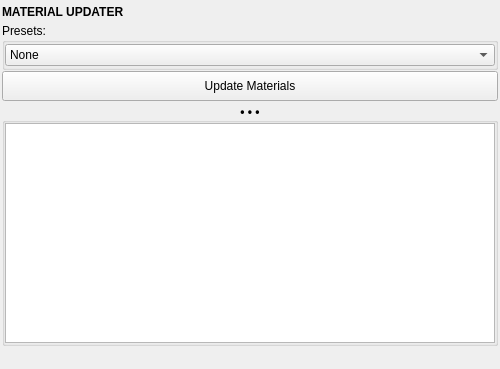
<?xml version="1.0" encoding="UTF-8"?>
<ui version="4.0">
 <class>QtUi</class>
 <widget class="QMainWindow" name="QtUi">
  <property name="enabled">
   <bool>true</bool>
  </property>
  <property name="geometry">
   <rect>
    <x>0</x>
    <y>0</y>
    <width>500</width>
    <height>369</height>
   </rect>
  </property>
  <property name="windowTitle">
   <string>Material Updater</string>
  </property>
  <property name="accessibleDescription">
   <string>Rework scene materials for a target workflow, packing or unpacking texture maps.</string>
  </property>
  <widget class="QWidget" name="central_widget">
   <property name="minimumSize">
    <size>
     <width>500</width>
     <height>0</height>
    </size>
   </property>
   <layout class="QVBoxLayout" name="verticalLayout">
    <property name="spacing">
     <number>2</number>
    </property>
    <property name="leftMargin">
     <number>2</number>
    </property>
    <property name="topMargin">
     <number>2</number>
    </property>
    <property name="rightMargin">
     <number>2</number>
    </property>
    <property name="bottomMargin">
     <number>2</number>
    </property>
    <item>
     <widget class="Header" name="header">
      <property name="minimumSize">
       <size>
        <width>0</width>
        <height>19</height>
       </size>
      </property>
      <property name="font">
       <font>
        <weight>75</weight>
        <bold>true</bold>
       </font>
      </property>
      <property name="text">
       <string>MATERIAL UPDATER</string>
      </property>
     </widget>
    </item>
    <item>
     <layout class="QVBoxLayout" name="main_grp">
      <property name="spacing">
       <number>1</number>
      </property>
      <item>
       <widget class="QGroupBox" name="presets_grp">
        <property name="title">
         <string>Presets:</string>
        </property>
        <layout class="QGridLayout" name="gridLayout">
         <property name="leftMargin">
          <number>0</number>
         </property>
         <property name="topMargin">
          <number>1</number>
         </property>
         <property name="rightMargin">
          <number>0</number>
         </property>
         <property name="bottomMargin">
          <number>1</number>
         </property>
         <property name="spacing">
          <number>1</number>
         </property>
         <item row="0" column="0" colspan="2">
          <widget class="ComboBox" name="cmb001">
           <property name="toolTip">
            <string>Select the workflow preset.</string>
           </property>
           <item>
            <property name="text">
             <string>None</string>
            </property>
           </item>
          </widget>
         </item>
        </layout>
       </widget>
      </item>
      <item>
       <widget class="QPushButton" name="b001">
        <property name="minimumSize">
         <size>
          <width>0</width>
          <height>30</height>
         </size>
        </property>
        <property name="text">
         <string>Update Materials</string>
        </property>
       </widget>
      </item>
     </layout>
    </item>
    <item>
     <widget class="CollapsableGroup" name="output_grp">
      <property name="font">
       <font>
        <weight>75</weight>
        <bold>true</bold>
       </font>
      </property>
      <property name="title">
       <string>• • •</string>
      </property>
      <property name="alignment">
       <set>Qt::AlignCenter</set>
      </property>
      <layout class="QVBoxLayout" name="verticalLayout_4">
       <property name="spacing">
        <number>1</number>
       </property>
       <property name="leftMargin">
        <number>0</number>
       </property>
       <property name="topMargin">
        <number>0</number>
       </property>
       <property name="rightMargin">
        <number>0</number>
       </property>
       <property name="bottomMargin">
        <number>0</number>
       </property>
       <item>
        <widget class="QTextBrowser" name="txt001">
         <property name="verticalScrollBarPolicy">
          <enum>Qt::ScrollBarAlwaysOff</enum>
         </property>
         <property name="sizeAdjustPolicy">
          <enum>QAbstractScrollArea::AdjustIgnored</enum>
         </property>
         <property name="openLinks">
          <bool>false</bool>
         </property>
         <property name="openExternalLinks">
          <bool>false</bool>
         </property>
        </widget>
       </item>
      </layout>
     </widget>
    </item>
    <item>
     <widget class="Footer" name="footer" native="true">
      <property name="minimumSize">
       <size>
        <width>0</width>
        <height>19</height>
       </size>
      </property>
      <property name="maximumSize">
       <size>
        <width>16777215</width>
        <height>19</height>
       </size>
      </property>
     </widget>
    </item>
   </layout>
  </widget>
 </widget>
 <customwidgets>
  <customwidget>
   <class>Footer</class>
   <extends>QWidget</extends>
   <header>uitk.widgets.footer</header>
  </customwidget>
  <customwidget>
   <class>Header</class>
   <extends>QLabel</extends>
   <header>uitk.widgets.header.Header.h</header>
  </customwidget>
  <customwidget>
   <class>ComboBox</class>
   <extends>QComboBox</extends>
   <header>uitk.widgets.comboBox.ComboBox.h</header>
  </customwidget>
  <customwidget>
   <class>CollapsableGroup</class>
   <extends>QGroupBox</extends>
   <header>uitk.widgets.collapsableGroup.CollapsableGroup.h</header>
   <container>1</container>
  </customwidget>
 </customwidgets>
 <resources/>
 <connections/>
</ui>
